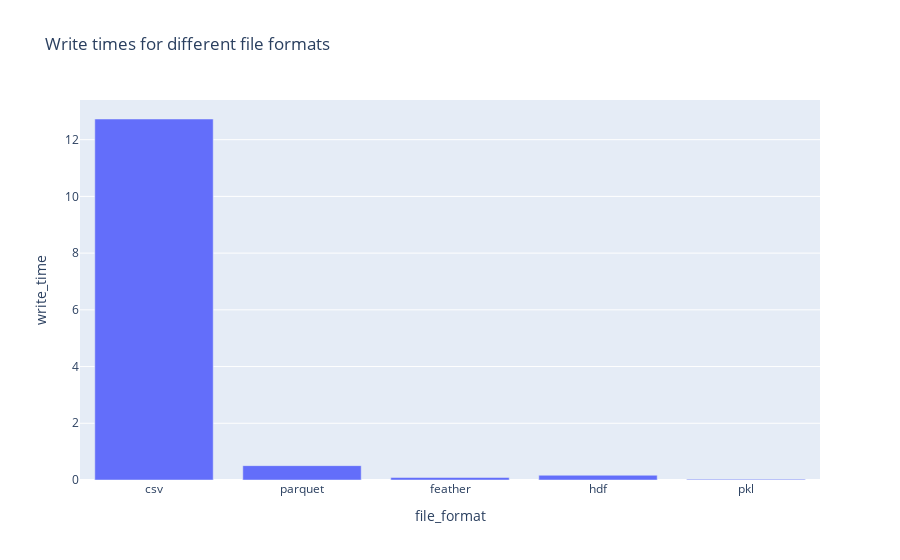

Here is the notebook cell this chart was saved with:
### Code cell
# Plot write time
file_df = pd.DataFrame(file_dict).T.reset_index()
file_df.rename(columns={'index': 'file_format'}, inplace=True)
fig = px.bar(file_df, x='file_format', y='write_time', title='Write times for different file formats')
fig.show()

### Figure 1 — Plotly figure (JSON) as saved in the notebook; plotly's stock layout.template omitted (floating-point values rounded to 4 significant figures)
{"data": [{"alignmentgroup": "True", "hovertemplate": "file_format=%{x}<br>write_time=%{y}<extra></extra>", "legendgroup": "", "marker": {"color": "#636efa", "pattern": {"shape": ""}}, "name": "", "offsetgroup": "", "orientation": "v", "showlegend": false, "textposition": "auto", "type": "bar", "x": ["csv", "parquet", "feather", "hdf", "pkl"], "xaxis": "x", "y": [12.73, 0.5064, 0.08956, 0.1674, 0.02578], "yaxis": "y"}], "layout": {"barmode": "relative", "legend": {"tracegroupgap": 0}, "title": {"text": "Write times for different file formats"}, "xaxis": {"anchor": "y", "domain": [0, 1], "title": {"text": "file_format"}}, "yaxis": {"anchor": "x", "domain": [0, 1], "title": {"text": "write_time"}}}}
